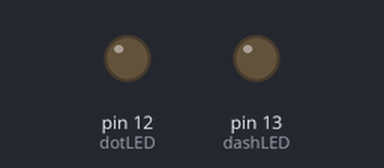
Simulated run of this sketch. Board: Arduino Uno, built with avr-gcc and run on an emulated ATmega328P. Shown: output pins drawn as LEDs (lit = HIGH).

Above: at 0.5 s.
At 3.8 s:
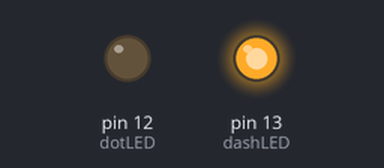
At 6.65 s:
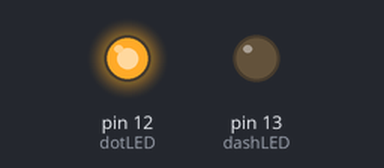
Timing chart, 0 to 7.0 s (numbered marks = the images above):
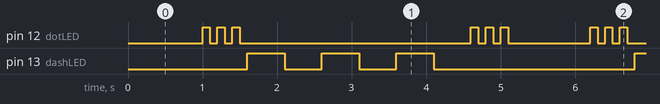

Measured:
- by itself, pin 13 (dashLED): repeats every 5.2 s: 2 × (LOW 0.50 s, HIGH 0.50 s), LOW 2.7 s, HIGH 0.50 s
- by itself, pin 12 (dotLED): repeats every 5.2 s: 2 × (LOW 0.10 s, HIGH 0.10 s), LOW 3.1 s, 2 × (HIGH 0.10 s, LOW 0.10 s), HIGH 0.10 s, LOW 1.1 s, HIGH 0.10 s
- by itself, everything shown: repeats every 5.2 s, in 18 steps

The sketch:

SOS_with__two_LEDs.ino
```cpp
int count = 0;
int dashTime = 500;
int dotTime = 100;
int dashLED = 13;
int dotLED = 12;
void setup() {
  // put your setup code here, to run once:
pinMode (13,OUTPUT);
pinMode (12,OUTPUT);
}

void loop() {
  // put your main code here, to run repeatedly:
    delay (1000);
    while(count < 3){
    digitalWrite(dotLED, HIGH);
    delay (dotTime);
    digitalWrite(dotLED, LOW);
    delay(dotTime);
    count = count + 1;
  }
  count = 0;
  while(count < 3){
    digitalWrite(dashLED, HIGH);
    delay (dashTime);
    digitalWrite(dashLED, LOW);
    delay(dashTime);
    count = count + 1;
  }
  count = 0;
  while(count < 3){
    digitalWrite(dotLED, HIGH);
    delay (dotTime);
    digitalWrite(dotLED, LOW);
    delay(dotTime);
    count = count + 1;
  }
  count = 0;
  }
```
